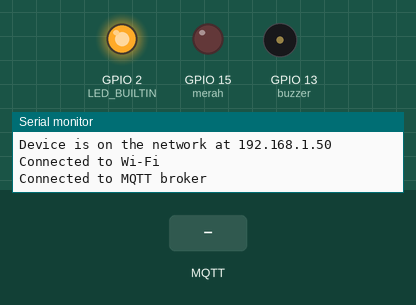
Simulated run of this sketch. Board: ESP8266 (NodeMCU). Shown: output pins drawn as LEDs (lit = HIGH, except the on-board LED, lit = LOW), buzzer (waves = sounding, pin HIGH), the last lines printed to the serial monitor. Dashed ring = blinking. The inputs (shaded band) are chosen by the test bench. WiFi joins after 1.5 s; servers stay silent unless stated; no MQTT or app messages arrive unless stated.

Above: at 3.7 s.
3.8 s: MQTT message "5" arrives on the first subscribed topic
At 4.6 s:
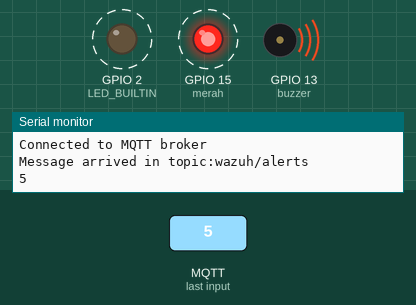
Timing chart, 0 to 14.3 s (numbered marks = the images above; inputs shaded):
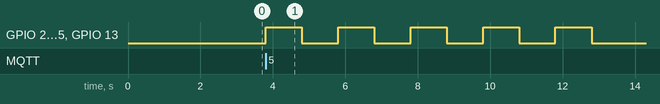

Measured:
- after the input at 3.8 s, GPIO 2 (LED_BUILTIN), GPIO 15 (merah), GPIO 13 (buzzer): alternates HIGH for 1.0 s and LOW for 1.0 s, starting at once

The sketch:

physical_alert.ino
```cpp
#include <WiFiManager.h>
#include <MQTTClient.h>
#include <PubSubClient.h>
#include <ESP8266WiFi.h>
#include <Arduino.h>

const char deviceName[] = "CPSS-11.4A";
const char* mqtt_server = "192.168.1.4";
const int mqtt_port = 1883;
const char* topic = "wazuh/alerts";

const int merah = 15;
//const int biru = 4;
//const int kuning = 2;
const int buzzer = 13;

WiFiClient wifiClient;
PubSubClient mqttClient(wifiClient);

void configModeCallback (WiFiManager *myWiFiManager) {
  Serial.println("\" Could not connect to Wi-Fi. Device is in configuration mode.");
  Serial.print("\nUser must connect to device \"");
  Serial.print(myWiFiManager->getConfigPortalSSID());
  Serial.print("\" as a WiFi access point,");
  Serial.print("\nand open the configuration page at ");
  Serial.print(WiFi.softAPIP());
  Serial.print(" to configure Wi-Fi.\n");
}

void setup() {
  Serial.begin(9600);
  //pinMode(kuning, OUTPUT);
  //pinMode(biru, OUTPUT);
  pinMode(LED_BUILTIN, OUTPUT);
  pinMode(merah, OUTPUT);
  //digitalWrite(merah, HIGH);

  pinMode(buzzer, OUTPUT);
  //digitalWrite(buzzer, LOW);
  while (!Serial) {
    ;
  }
  delay(1000);
  Serial.println();
  Serial.println("IoT DEVICE STARTED");
  Serial.printf("Previously used SSID: %s\n", WiFi.SSID().c_str());

  WiFiManager wifiManager;
  wifiManager.setAPCallback(configModeCallback);
  wifiManager.setDebugOutput(false);

  wifiManager.autoConnect(deviceName, "Password");
  //wifiManager.resetSettings();

  Serial.print("\nDevice is on the network at ");
  Serial.print(WiFi.localIP());

  mqttClient.setServer(mqtt_server, mqtt_port);
  mqttClient.setCallback(callback);
}

void loop() {
  if (!mqttClient.connected()) {
    connect();
  }

  mqttClient.loop();
}

void connect(){
  while(WiFi.status() != WL_CONNECTED){
    Serial.print("Attempting to connect to Wi-Fi");
    delay(1000);
  }
  Serial.println("\nConnected to Wi-Fi");
  if (mqttClient.connect(deviceName)) {
    Serial.println("Connected to MQTT broker");
    mqttClient.subscribe(topic);
  } else {
    Serial.println("Could not connect to MQTT broker");
    delay(1000);
  }
}

void callback(char* topic, byte* payload, unsigned int length){
  Serial.print("\nMessage arrived in topic:");
  Serial.println(topic);
  String message = "";

  for (int i = 0; i < length; i++) {
    message += (char)payload[i];
  }
  int intValue = message.toInt();
  Serial.println(intValue);

  for (int i = 0; i < intValue; i++){
    digitalWrite(merah, HIGH);
    digitalWrite(LED_BUILTIN, HIGH);
    digitalWrite(buzzer, HIGH);
    delay(1000);

    digitalWrite(merah, LOW);
    digitalWrite(LED_BUILTIN, LOW);
    digitalWrite(buzzer, LOW);
    delay(1000);

  }

}
```
